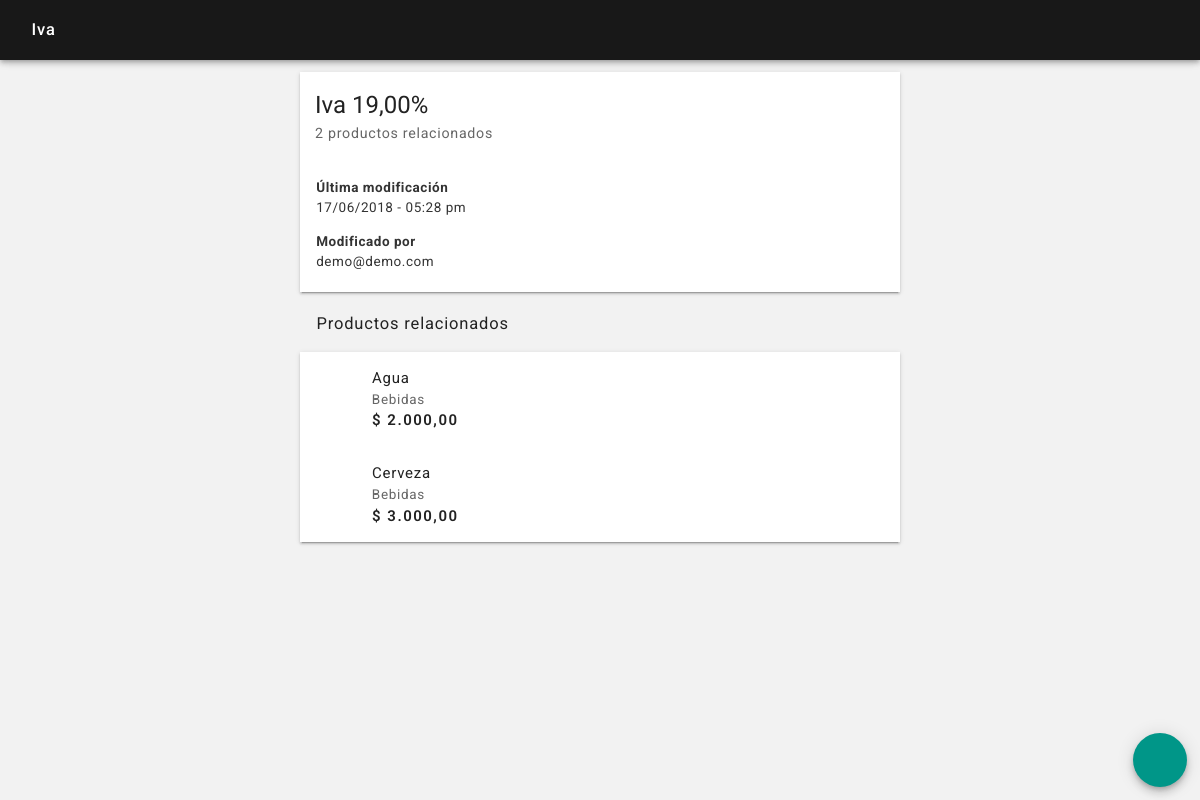
/impuestos_detalle.php?id=1&impuesto=iva (signed in), run on the app's committed database.
### tables this page shows
CREATE TABLE `impuestos` (
  `id` int(15) NOT NULL,
  `fecha` datetime NOT NULL,
  `usuario` int(15) NOT NULL,
  `impuesto` varchar(50) NOT NULL,
  `porcentaje` int(3) NOT NULL
);

CREATE TABLE `usuarios` (
  `id` int(15) NOT NULL,
  `fecha` datetime NOT NULL,
  `usuario` int(15) NOT NULL,
  `correo` varchar(50) NOT NULL,
  `contrasena` varchar(50) NOT NULL,
  `nombres` varchar(100) NOT NULL,
  `apellidos` varchar(100) NOT NULL,
  `tipo` varchar(50) NOT NULL,
  `local` int(15) NOT NULL,
  `imagen` varchar(2) NOT NULL,
  `imagen_nombre` varchar(50) NOT NULL
);

CREATE TABLE `productos` (
  `id` int(15) NOT NULL,
  `fecha` datetime NOT NULL,
  `usuario` int(15) NOT NULL,
  `categoria` int(255) NOT NULL,
  `tipo` varchar(255) NOT NULL,
  `local` int(255) NOT NULL,
  `zona` int(15) NOT NULL,
  `producto` varchar(255) NOT NULL,
  `precio` int(255) NOT NULL,
  `impuesto_id` int(15) NOT NULL,
  `impuesto_incluido` varchar(15) NOT NULL,
  `descripcion` text,
  `codigo_barras` varchar(100) NOT NULL,
  `imagen` varchar(255) NOT NULL,
  `imagen_nombre` varchar(50) NOT NULL
);

CREATE TABLE `productos_categorias` (
  `id` int(15) NOT NULL,
  `fecha` datetime NOT NULL,
  `usuario` int(15) NOT NULL,
  `categoria` varchar(255) NOT NULL,
  `tipo` varchar(20) NOT NULL,
  `adicion` varchar(5) NOT NULL,
  `estado` varchar(20) NOT NULL,
  `imagen` varchar(2) NOT NULL,
  `imagen_nombre` varchar(50) NOT NULL
);

### impuestos_detalle.php (the view, shortened to what this page needs)
<?php
include ("sis/nombre_sesion.php");
?>
<?php
if(isset($_POST['id'])) $id = $_POST['id']; elseif(isset($_GET['id'])) $id = $_GET['id']; else $id = null;
if(isset($_POST['impuesto'])) $impuesto = $_POST['impuesto']; elseif(isset($_GET['impuesto'])) $impuesto = $_GET['impuesto']; else $impuesto = null;
if(isset($_POST['body_snack'])) $body_snack = $_POST['body_snack']; elseif(isset($_GET['body_snack'])) $body_snack = $_GET['body_snack']; else $body_snack = null;
?>
<!DOCTYPE html>
<html lang="es">
<head>
    <?php
    include ("partes/head.php");
    ?>
</head>
<body <?php echo ($body_snack); ?>>
<header class="rdm-toolbar--contenedor">
    <div class="rdm-toolbar--fila">
        <div class="rdm-toolbar--izquierda">
            <h2 class="rdm-toolbar--titulo"><?php echo ucfirst("$impuesto"); ?></h2>
        </div>
    </div>
</header>
<main class="rdm--contenedor-toolbar">
    <?php
    $consulta = $conexion->query("SELECT * FROM impuestos WHERE id = '$id'");
    if ($consulta->num_rows == 0)
    {
        ?>
        <div class="rdm-vacio--caja">
            <i class="zmdi zmdi-alert-circle-o zmdi-hc-4x"></i>
            <p class="rdm-tipografia--subtitulo1">Este impuesto ya no existe</p>
        </div>
        <?php
    }
    else
    {
        while ($fila = $consulta->fetch_assoc())
        {
            $id_impuesto = $fila['id'];
            $fecha = date('d/m/Y', strtotime($fila['fecha']));
            $hora = date('h:i a', strtotime($fila['fecha']));
            $usuario = $fila['usuario'];
            $impuesto = $fila['impuesto'];
            $porcentaje = $fila['porcentaje'];
            $consulta_usuario = $conexion->query("SELECT * FROM usuarios WHERE id = '$usuario'");
            if ($fila = $consulta_usuario->fetch_assoc())
            {
                $usuario = $fila['correo'];
            }
            $consulta_productos = $conexion->query("SELECT * FROM productos WHERE impuesto_id = '$id'");
            $total_productos = $consulta_productos->num_rows;
            ?>
            <section class="rdm-tarjeta">
                <div class="rdm-tarjeta--primario-largo">
                    <h1 class="rdm-tarjeta--titulo-largo"><?php echo ucfirst("$impuesto"); ?> <?php echo number_format($porcentaje, 2, ",", "."); ?>%</h1>
                    <h2 class="rdm-tarjeta--subtitulo-largo"><?php echo ucfirst("$total_productos"); ?> productos relacionados</h2>
                </div>
                <div class="rdm-tarjeta--cuerpo">
                    <p><b>Última modificación</b> <br><?php echo ucfirst("$fecha"); ?> - <?php echo ucfirst("$hora"); ?></p>
                    <p><b>Modificado por</b> <br><?php echo ("$usuario"); ?></p>
                </div>
            </section>
            <?php
        }
    }
    ?>
    <h2 class="rdm-lista--titulo-largo">Productos relacionados</h2>
    <section class="rdm-lista">
        <?php
        $consulta = $conexion->query("SELECT * FROM productos WHERE impuesto_id = '$id' ORDER BY producto");
        if ($consulta->num_rows == 0)
        {
            ?>
            <article class="rdm-lista--item-sencillo">
                <div class="rdm-lista--izquierda-sencillo">
                    <div class="rdm-lista--contenedor">
                        <div class="rdm-lista--icono"><i class="zmdi zmdi-label zmdi-hc-2x"></i></div>
                    </div>
                    <div class="rdm-lista--contenedor">
                        <h2 class="rdm-lista--titulo">Vacio</h2>
                    </div>
                </div>
            </article>
            <?php
        }
        else
        {
            while ($fila = $consulta->fetch_assoc())
            {
                $id = $fila['id'];
                $producto = $fila['producto'];
                $categoria = $fila['categoria'];
                $precio = $fila['precio'];
                $impuesto_id = $fila['impuesto_id'];
                $impuesto_incluido = $fila['impuesto_incluido'];
                $imagen = $fila['imagen'];
                $imagen_nombre = $fila['imagen_nombre'];
                if ($imagen == "no")
                {
                    $imagen = '<div class="rdm-lista--icono"><i class="zmdi zmdi-label zmdi-hc-2x"></i></div>';
                }
                else
                {
                    $imagen = "img/avatares/productos-$id-$imagen_nombre-m.jpg";
                    $imagen = '<div class="rdm-lista--avatar" style="background-image: url('.$imagen.');"></div>';
                }
                $consulta2 = $conexion->query("SELECT * FROM productos_categorias WHERE id = $categoria");
                if ($filas2 = $consulta2->fetch_assoc())
                {
                    $categoria = $filas2['categoria'];
                }
                else
                {
                    $categoria = "No se ha asignado una categoria";
                }
                $consulta_impuesto = $conexion->query("SELECT * FROM impuestos WHERE id = '$impuesto_id'");
                if ($fila_impuesto = $consulta_impuesto->fetch_assoc())
                {
                    $impuesto_porcentaje = $fila_impuesto['porcentaje'];
                }
                else
                {
                    $impuesto = "No se ha asignado un impuesto";
                    $impuesto_porcentaje = 0;
                }
                $impuesto_valor = $precio * ($impuesto_porcentaje / 100);
                if ($impuesto_incluido == "no")
                {
                   $precio_bruto = $precio;
                }
                else
                {
                   $precio_bruto = $precio - $impuesto_valor;
                }
                $precio_neto = $precio_bruto + $impuesto_valor;
                ?>
                <article class="rdm-lista--item-sencillo">
                    <div class="rdm-lista--izquierda">
                        <div class="rdm-lista--contenedor">
                            <?php echo "$imagen"; ?>
                        </div>
                        <div class="rdm-lista--contenedor">
                            <h2 class="rdm-lista--titulo"><?php echo ucfirst("$producto"); ?></h2>
                            <h2 class="rdm-lista--texto-secundario"><?php echo ucfirst("$categoria"); ?></h2>
                            <h2 class="rdm-lista--texto-valor">$ <?php echo number_format($precio_neto, 2, ",", "."); ?></h2>
                        </div>
                    </div>
                </article>
                <?php
            }
        }
        ?>
    </section>
</main>
<footer>
    <a href="impuestos_editar.php?id=<?php echo "$id_impuesto"; ?>"><button class="rdm-boton--fab" ><i class="zmdi zmdi-edit zmdi-hc-2x"></i></button></a>
</footer>
</body>
</html>

### css/estilos.css (style rules this page uses)
body { background-color: rgba(0, 0, 0, 0.05); color: #222; font-family: 'Roboto', sans-serif, arial; font-size: 15px; font-weight: 300; margin: 0; }
a { color: inherit; text-decoration: none; outline: none; }
.rdm--contenedor-toolbar, .rdm--contenedor-toolbar-tabs { box-sizing: border-box; margin: 0 auto; max-width: 600px; width: 95%; margin-top: 4.5rem; }
.rdm--contenedor-toolbar, .rdm--contenedor-zona { box-sizing: border-box; margin: 0 auto; max-width: 600px; width: 95%; margin-top: 4.5rem; }

### css/toolbar.css (style rules this page uses)
.rdm-toolbar--contenedor { box-shadow: 0px 2px 4px -1px rgba(0, 0, 0, 0.2), 0px 4px 5px 0px rgba(0, 0, 0, 0.14), 0px 1px 10px 0px rgba(0, 0, 0, 0.12); box-sizing: border-box; color: #fff; left: 0; position: fixed; top: 0; width: 100%; z-index: 1; }
.rdm-toolbar--fila, .rdm-toolbar--fila-tab { background-color: rgba(0,0,0,0.9); align-items: center; display: flex; justify-content: space-between; padding: 1em; height: 2em; }
.rdm-toolbar--izquierda, .rdm-toolbar--centro, .rdm-toolbar--derecha { display: flex; align-items: center; }
.rdm-toolbar--titulo, .rdm-toolbar--titulo-centro, .rdm-toolbar--texto-secundario { font-size: 1.1em; font-weight: 500; letter-spacing: 0.05em; line-height: 1.5em; margin: 0 0 0 1em; max-width: 240px; white-space: nowrap; overflow: hidden; text-overflow: ellipsis; }

### css/botones.css (style rules this page uses)
button { border-radius: 0.2em; border: none; box-shadow: 0px 3px 1px -2px rgba(0, 0, 0, 0.2), 0px 2px 2px 0px rgba(0, 0, 0, 0.14), 0px 1px 5px 0px rgba(0, 0, 0, 0.12); box-sizing: border-box; color: rgba(255, 255, 255, 1); display: inline-block; font-family: 'Roboto', sans-serif, arial; font-size: 0.9em; font-weight: 500; letter-spacing: 0.05em; outline: none; padding: 1em 1em 0.9em 1em; text-align: center; text-decoration: none; text-transform: uppercase; transition: 250ms linear; vertical-align: middle; }
.rdm-boton--fab { background-color: #009688; border-radius: 50%; bottom: 1em; box-shadow: 0px 3px 5px -1px rgba(0, 0, 0, 0.2), 0px 6px 10px 0px rgba(0, 0, 0, 0.14), 0px 1px 18px 0px rgba(0, 0, 0, 0.12); height: 4em; position: fixed; right: 1em; width: 4em; z-index: 200; }

### css/listas.css (style rules this page uses)
.rdm-lista, .rdm-lista-sencillo, .rdm-lista-amplio, .rdm-lista-amplia, .rdm-lista--porcentaje { background-color: #fff; box-shadow: 0px 3px 1px -2px rgba(0, 0, 0, 0.2), 0px 2px 2px 0px rgba(0, 0, 0, 0.14), 0px 1px 5px 0px rgba(0, 0, 0, 0.12); box-sizing: border-box; margin: 0 auto; margin-bottom: 1em; width: 100%; }
.rdm-lista--titulo-largo { font-size: 1.1em; font-weight: 400; letter-spacing: 0.05em; padding: 0.5em 1em 0.25em 1em; }
.rdm-lista--item-sencillo { align-items: center; display: flex; justify-content: space-between; padding: 1em; transition: 250ms linear; }
.rdm-lista--izquierda, .rdm-lista--izquierda-sencillo, .rdm-lista--derecha { display: flex; }
.rdm-lista--contenedor { display: inline-block; }
.rdm-lista--icono { display: table-cell; height: 2.8em; text-align: center; vertical-align: middle; width: 2.8em; }
.rdm-lista--titulo, .rdm-lista--texto-secundario, .rdm-lista--texto-valor, .rdm-lista--titulo-amplio, .rdm-lista--mensaje, .rdm-lista--texto-secundario-porcentaje, .rdm-lista--texto-valor-porcentaje, .rdm-lista--texto-porcentaje, .rdm-lista--titulo-porcentaje, .rdm-lista--texto-unidad { font-size: 1em; font-weight: 400; letter-spacing: 0.05em; line-height: 1.5em; margin: 0 0 0 1em; }
.rdm-lista--texto-valor { font-weight: 600; letter-spacing: 0.1em; }
.rdm-lista--texto-secundario { color: rgba(0, 0, 0, 0.6); line-height: 1.5em; font-size: 0.9em; margin: 0 0 0 1.1em; }

### css/formularios.css (style rules this page uses)
input, button, textarea { appearance: none; outline: none; -webkit-appearance: none; }

### data on the page
impuestos: impuesto "Iva", porcentaje "19,00", total_productos "2", fecha "17/06/2018", fecha "05:28 pm", usuarios.correo "demo@demo.com"
productos: producto "Agua", productos_categorias.categoria "Bebidas", precio.porcentaje "2.000,00"
productos: producto "Cerveza", productos_categorias.categoria "Bebidas", precio.porcentaje "3.000,00"
